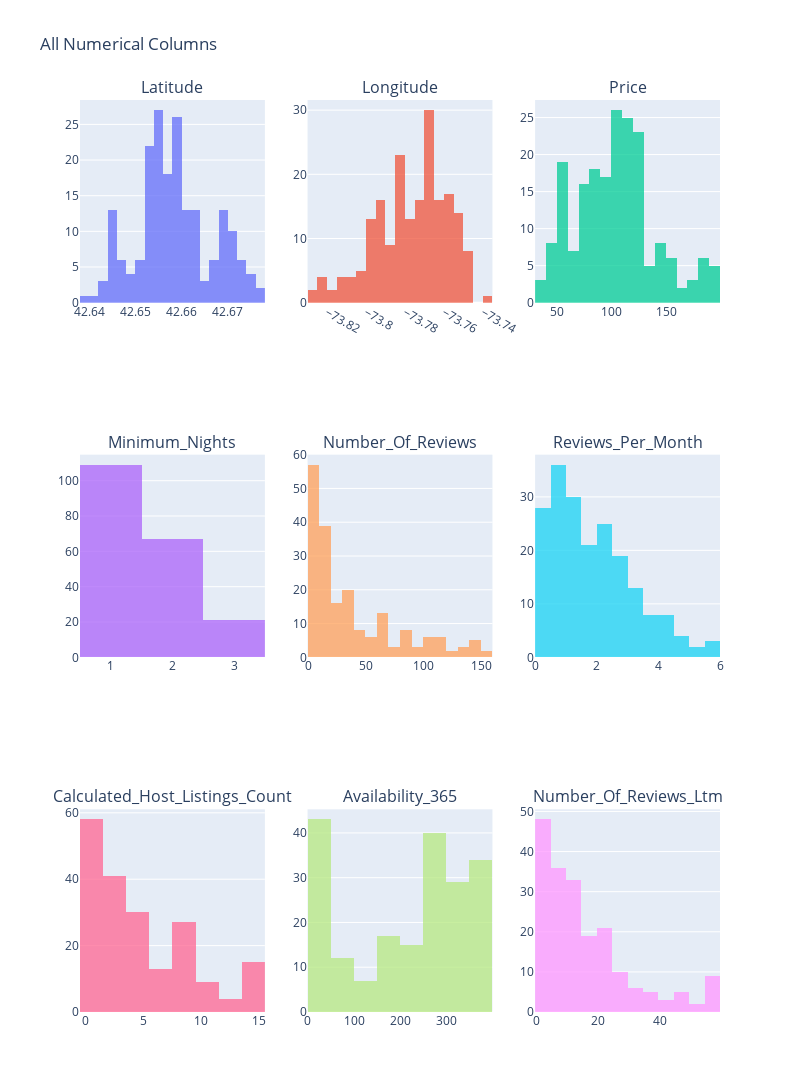

The notebook cell saved with this chart:
### Code cell
Muti_hist_plot(data_without_outliers[data_without_outliers.columns[3:]])

### Figure 1 — Plotly figure (JSON) as saved in the notebook; plotly's stock layout.template omitted (floating-point values rounded to 4 significant figures; data arrays with more than 128 entries replaced by an {"elided": "..."} marker saying what was removed)
{"data": [{"name": "Latitude", "opacity": 0.75, "showlegend": false, "type": "histogram", "x": {"elided": "197 float values"}, "xaxis": "x", "yaxis": "y"}, {"name": "Longitude", "opacity": 0.75, "showlegend": false, "type": "histogram", "x": {"elided": "197 float values"}, "xaxis": "x2", "yaxis": "y2"}, {"name": "Price", "opacity": 0.75, "showlegend": false, "type": "histogram", "x": {"elided": "197 int values"}, "xaxis": "x3", "yaxis": "y3"}, {"name": "Minimum_Nights", "opacity": 0.75, "showlegend": false, "type": "histogram", "x": {"elided": "197 int values"}, "xaxis": "x4", "yaxis": "y4"}, {"name": "Number_Of_Reviews", "opacity": 0.75, "showlegend": false, "type": "histogram", "x": {"elided": "197 int values"}, "xaxis": "x5", "yaxis": "y5"}, {"name": "Reviews_Per_Month", "opacity": 0.75, "showlegend": false, "type": "histogram", "x": {"elided": "197 float values"}, "xaxis": "x6", "yaxis": "y6"}, {"name": "Calculated_Host_Listings_Count", "opacity": 0.75, "showlegend": false, "type": "histogram", "x": {"elided": "197 int values"}, "xaxis": "x7", "yaxis": "y7"}, {"name": "Availability_365", "opacity": 0.75, "showlegend": false, "type": "histogram", "x": {"elided": "197 int values"}, "xaxis": "x8", "yaxis": "y8"}, {"name": "Number_Of_Reviews_Ltm", "opacity": 0.75, "showlegend": false, "type": "histogram", "x": {"elided": "197 int values"}, "xaxis": "x9", "yaxis": "y9"}], "layout": {"annotations": [{"font": {"size": 16}, "showarrow": false, "text": "Latitude", "x": 0.1444, "xanchor": "center", "xref": "paper", "y": 1, "yanchor": "bottom", "yref": "paper"}, {"font": {"size": 16}, "showarrow": false, "text": "Longitude", "x": 0.5, "xanchor": "center", "xref": "paper", "y": 1, "yanchor": "bottom", "yref": "paper"}, {"font": {"size": 16}, "showarrow": false, "text": "Price", "x": 0.8556, "xanchor": "center", "xref": "paper", "y": 1, "yanchor": "bottom", "yref": "paper"}, {"font": {"size": 16}, "showarrow": false, "text": "Minimum_Nights", "x": 0.1444, "xanchor": "center", "xref": "paper", "y": 0.6111, "yanchor": "bottom", "yref": "paper"}, {"font": {"size": 16}, "showarrow": false, "text": "Number_Of_Reviews", "x": 0.5, "xanchor": "center", "xref": "paper", "y": 0.6111, "yanchor": "bottom", "yref": "paper"}, {"font": {"size": 16}, "showarrow": false, "text": "Reviews_Per_Month", "x": 0.8556, "xanchor": "center", "xref": "paper", "y": 0.6111, "yanchor": "bottom", "yref": "paper"}, {"font": {"size": 16}, "showarrow": false, "text": "Calculated_Host_Listings_Count", "x": 0.1444, "xanchor": "center", "xref": "paper", "y": 0.2222, "yanchor": "bottom", "yref": "paper"}, {"font": {"size": 16}, "showarrow": false, "text": "Availability_365", "x": 0.5, "xanchor": "center", "xref": "paper", "y": 0.2222, "yanchor": "bottom", "yref": "paper"}, {"font": {"size": 16}, "showarrow": false, "text": "Number_Of_Reviews_Ltm", "x": 0.8556, "xanchor": "center", "xref": "paper", "y": 0.2222, "yanchor": "bottom", "yref": "paper"}], "height": 1200, "title": {"text": "All Numerical Columns"}, "width": 800, "xaxis": {"anchor": "y", "autorange": true, "domain": [0, 0.2889], "range": [42.64, 42.68], "type": "linear"}, "xaxis2": {"anchor": "y2", "autorange": true, "domain": [0.3556, 0.6444], "range": [-73.83, -73.73], "type": "linear"}, "xaxis3": {"anchor": "y3", "autorange": true, "domain": [0.7111, 1], "range": [29.5, 199.5], "type": "linear"}, "xaxis4": {"anchor": "y4", "autorange": true, "domain": [0, 0.2889], "range": [0.5, 3.5], "type": "linear"}, "xaxis5": {"anchor": "y5", "autorange": true, "domain": [0.3556, 0.6444], "range": [-0.5, 159.5], "type": "linear"}, "xaxis6": {"anchor": "y6", "autorange": true, "domain": [0.7111, 1], "range": [0, 6], "type": "linear"}, "xaxis7": {"anchor": "y7", "autorange": true, "domain": [0, 0.2889], "range": [-0.5, 15.5], "type": "linear"}, "xaxis8": {"anchor": "y8", "autorange": true, "domain": [0.3556, 0.6444], "range": [-0.5, 399.5], "type": "linear"}, "xaxis9": {"anchor": "y9", "autorange": true, "domain": [0.7111, 1], "range": [-0.5, 59.5], "type": "linear"}, "yaxis": {"anchor": "x", "autorange": true, "domain": [0.7778, 1], "range": [0, 28.42]}, "yaxis2": {"anchor": "x2", "autorange": true, "domain": [0.7778, 1], "range": [0, 31.58]}, "yaxis3": {"anchor": "x3", "autorange": true, "domain": [0.7778, 1], "range": [0, 27.37]}, "yaxis4": {"anchor": "x4", "autorange": true, "domain": [0.3889, 0.6111], "range": [0, 114.7]}, "yaxis5": {"anchor": "x5", "autorange": true, "domain": [0.3889, 0.6111], "range": [0, 60]}, "yaxis6": {"anchor": "x6", "autorange": true, "domain": [0.3889, 0.6111], "range": [0, 37.89]}, "yaxis7": {"anchor": "x7", "autorange": true, "domain": [0, 0.2222], "range": [0, 61.05]}, "yaxis8": {"anchor": "x8", "autorange": true, "domain": [0, 0.2222], "range": [0, 45.26]}, "yaxis9": {"anchor": "x9", "autorange": true, "domain": [0, 0.2222], "range": [0, 50.53]}}}
